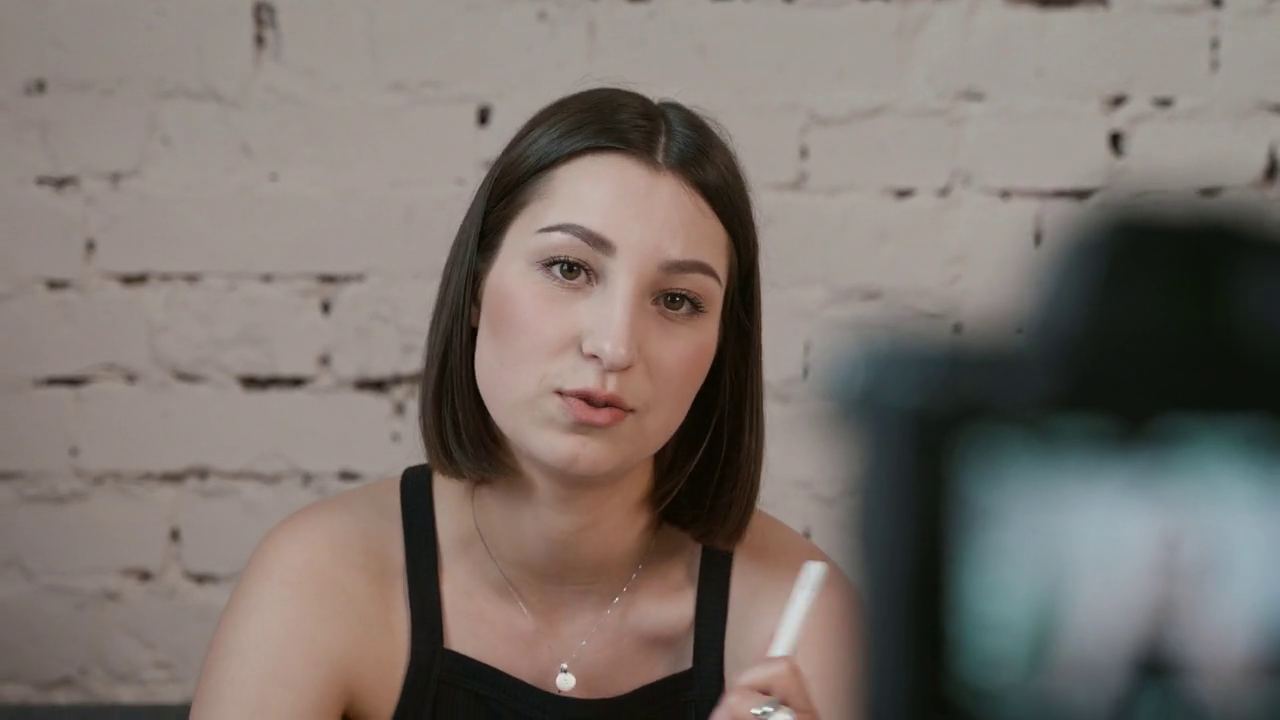
#> input picture frame 56 of B. Face Anonymizer/testVideo.mp4, 1280 x 720 px, given in place of the camera
$ python add_text_video.py
#> lines starting #> are read from the running program, lines starting #| are printed output that depends on the picture
import cv2
import os

import datetime
# read webcam
webcam = cv2.VideoCapture(0)
w = int(webcam.get(cv2.CAP_PROP_FRAME_WIDTH))
h = int(webcam.get(cv2.CAP_PROP_FRAME_HEIGHT))
print(w,h)

# modify
# webcam.set(3, 1000) # width
# webcam.set(4, 720) # height
# w_1 = webcam.get(3)
# h_1 = webcam.get(4)
# print(w_1,h_1)

# write
fourcc = cv2.VideoWriter_fourcc(*'XVID')
output_path = os.path.join('.','data','video_text.mp4')
out = cv2.VideoWriter(output_path, fourcc, 20.0,(w,h))
# visulize webcam
while (webcam.isOpened()):
    ret, frame = webcam.read()
#> frame is the input picture: shape (720, 1280, 3); mean B, G, R 108.6, 114.3, 122.8
    if ret:
        # grayscale
        gray = cv2.cvtColor(frame, cv2.COLOR_BGR2GRAY)
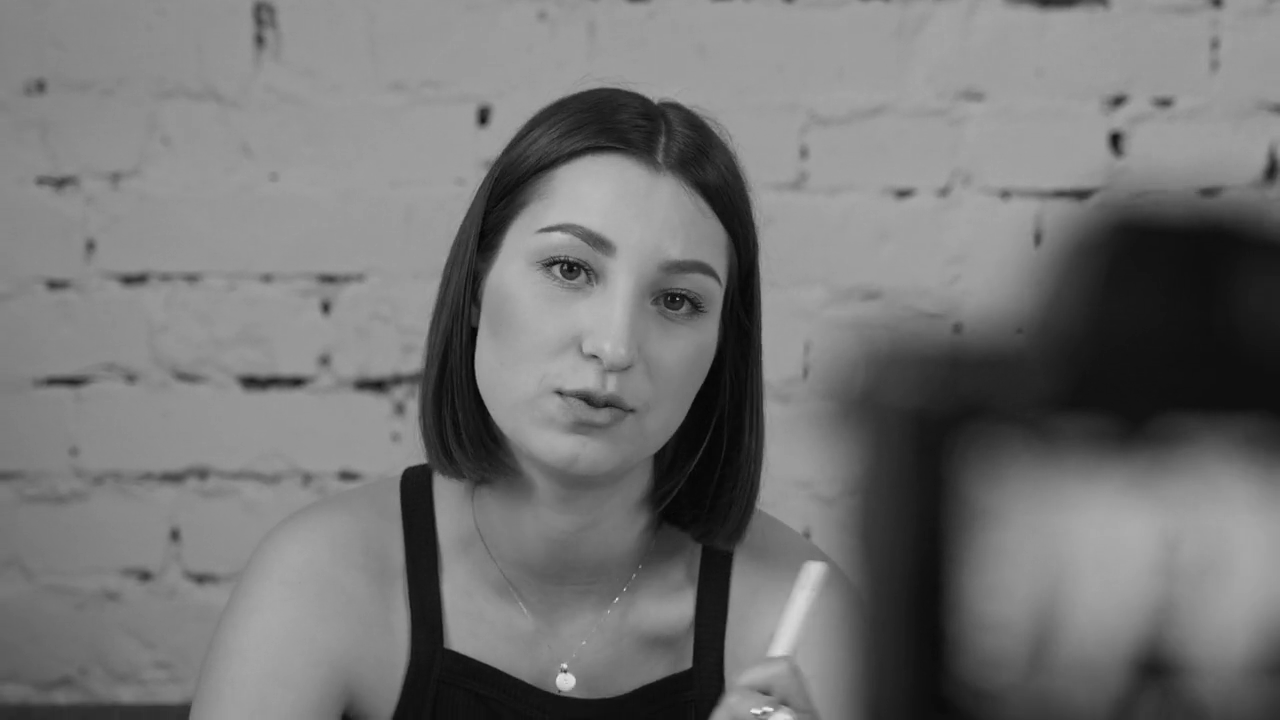
#> gray: shape (720, 1280); min 3, max 236, mean 116.1
        font = cv2.FONT_HERSHEY_SIMPLEX
        text = f"Width: {str(webcam.get(3))}, , Height: {str(webcam.get(4))}"
        datet = str(datetime.datetime.now())
        cv2.putText(frame, text, (10,100), font, 1, (0, 255,255), 2, cv2.LINE_AA)
        cv2.putText(frame, datet, (10,50), font, 1, (0, 255,255), 2, cv2.LINE_AA)
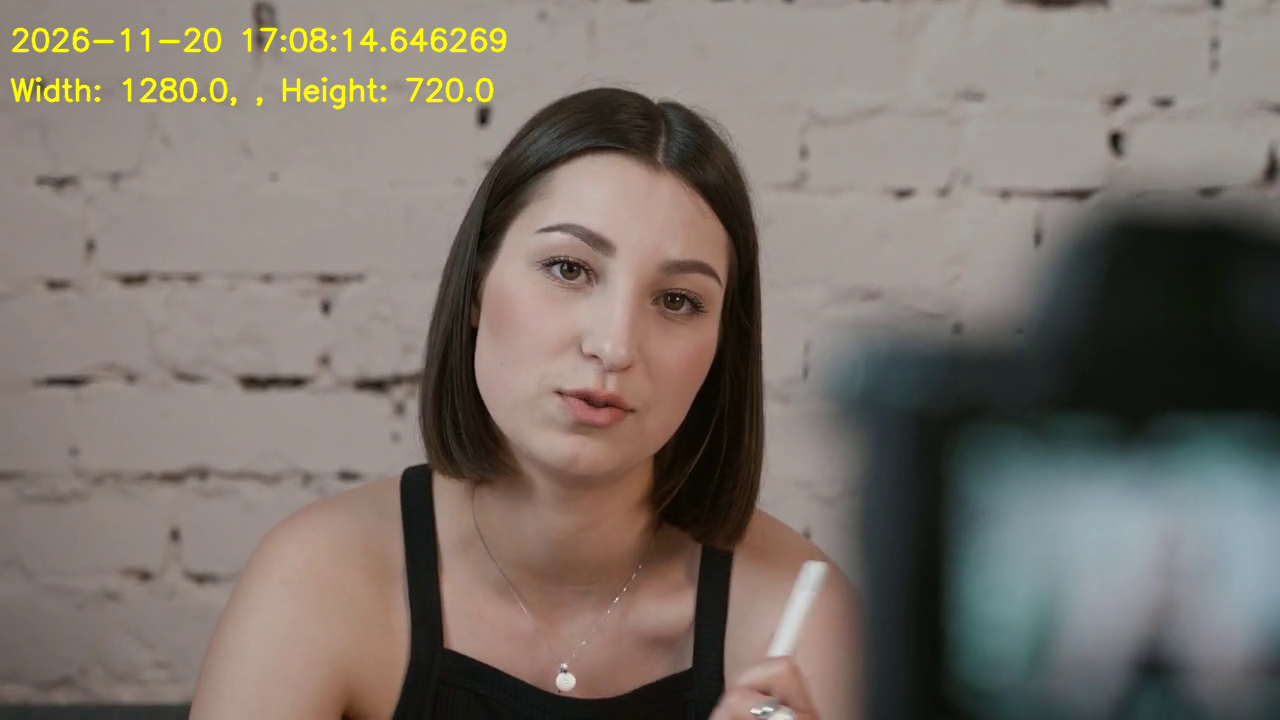
#> frame: shape (720, 1280, 3); mean B, G, R 107.5, 115.2, 123.6
        cv2.imshow('Webcam', frame)
        out.write(frame)
        if cv2.waitKey(1) & 0xFF == ord('q'):
#> (key q is pressed here)
            break

webcam.release()
cv2.destroyAllWindows()

$ run again, starting later in the video
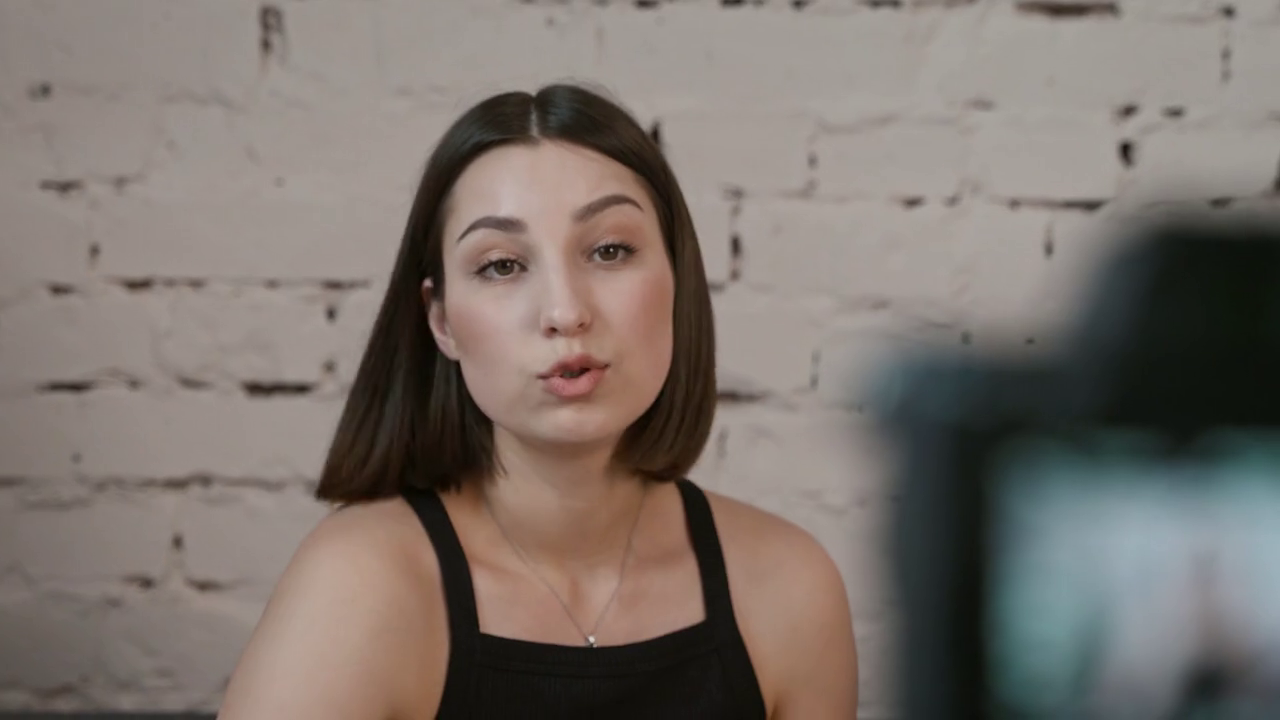
#> input picture frame 255 of B. Face Anonymizer/testVideo.mp4, 1280 x 720 px, given in place of the camera
#> frame is the input picture: shape (720, 1280, 3); mean B, G, R 107.9, 113.9, 123
#> `gray = cv2.cvtColor(frame, cv2.COLOR_BGR2GRAY)`:
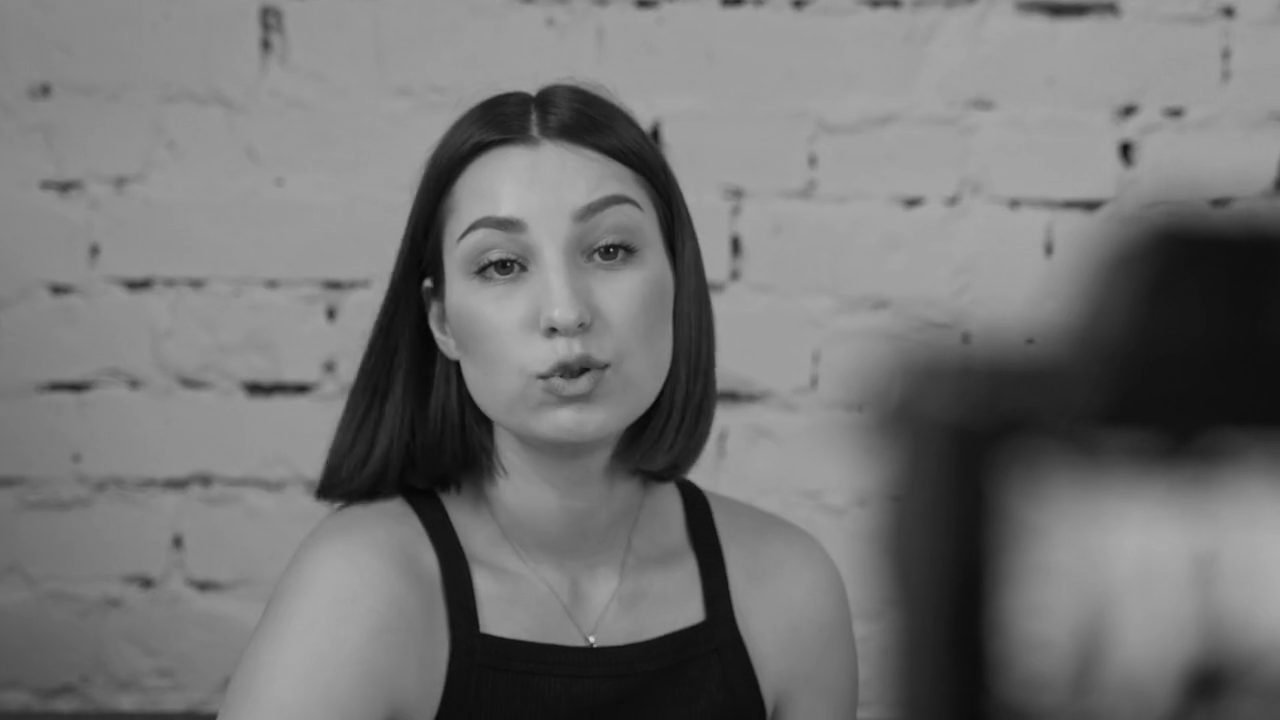
#> gray: shape (720, 1280); min 4, max 207, mean 115.9
#> `cv2.putText(frame, datet, (10,50), font, 1, (0, 255,255), 2, cv2.LINE_..`:
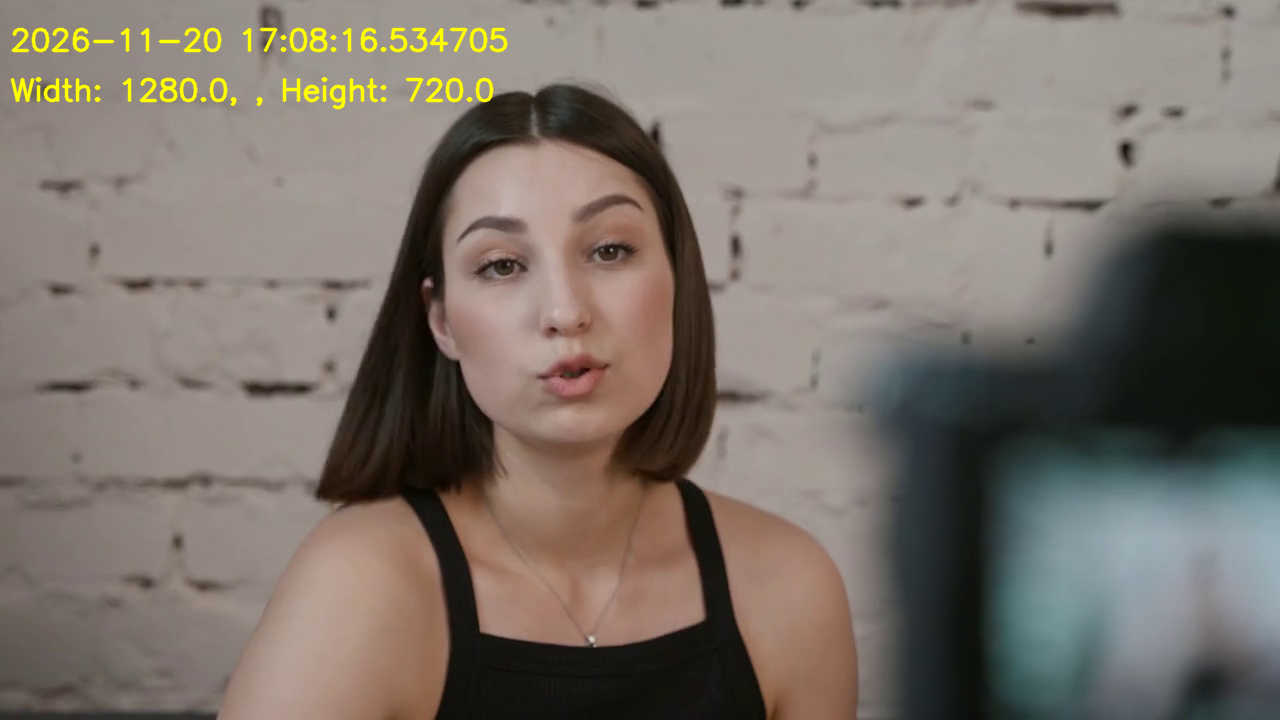
#> frame: shape (720, 1280, 3); mean B, G, R 106.8, 114.8, 123.8

$ run again, starting later in the video
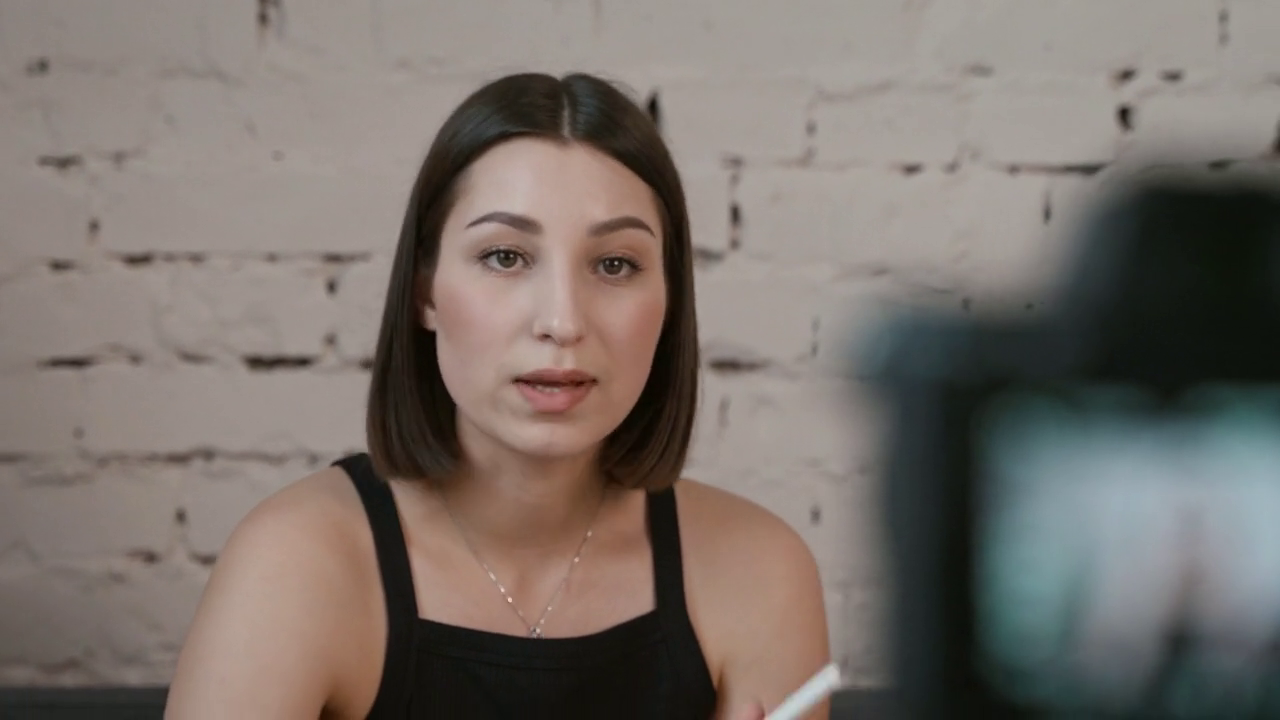
#> input picture frame 454 of B. Face Anonymizer/testVideo.mp4, 1280 x 720 px, given in place of the camera
#> frame is the input picture: shape (720, 1280, 3); mean B, G, R 105.9, 111.8, 120.3
#> `gray = cv2.cvtColor(frame, cv2.COLOR_BGR2GRAY)`:
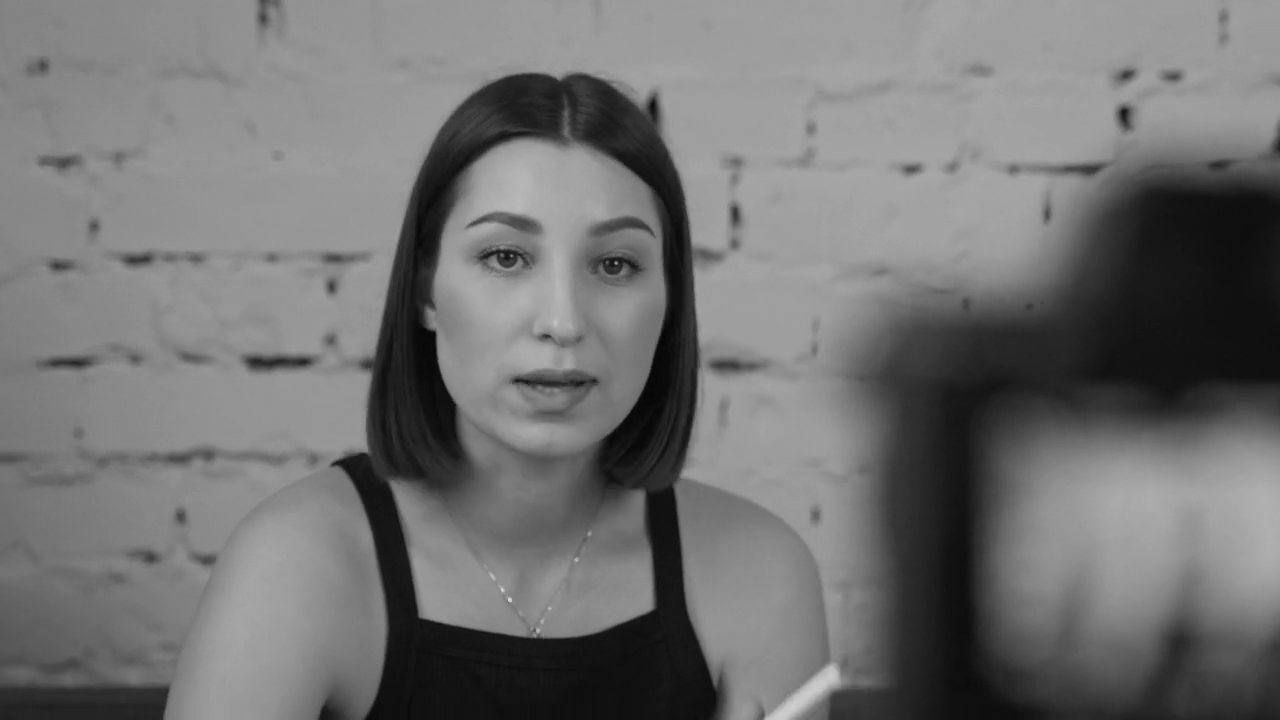
#> gray: shape (720, 1280); min 3, max 217, mean 113.6
#> `cv2.putText(frame, datet, (10,50), font, 1, (0, 255,255), 2, cv2.LINE_..`:
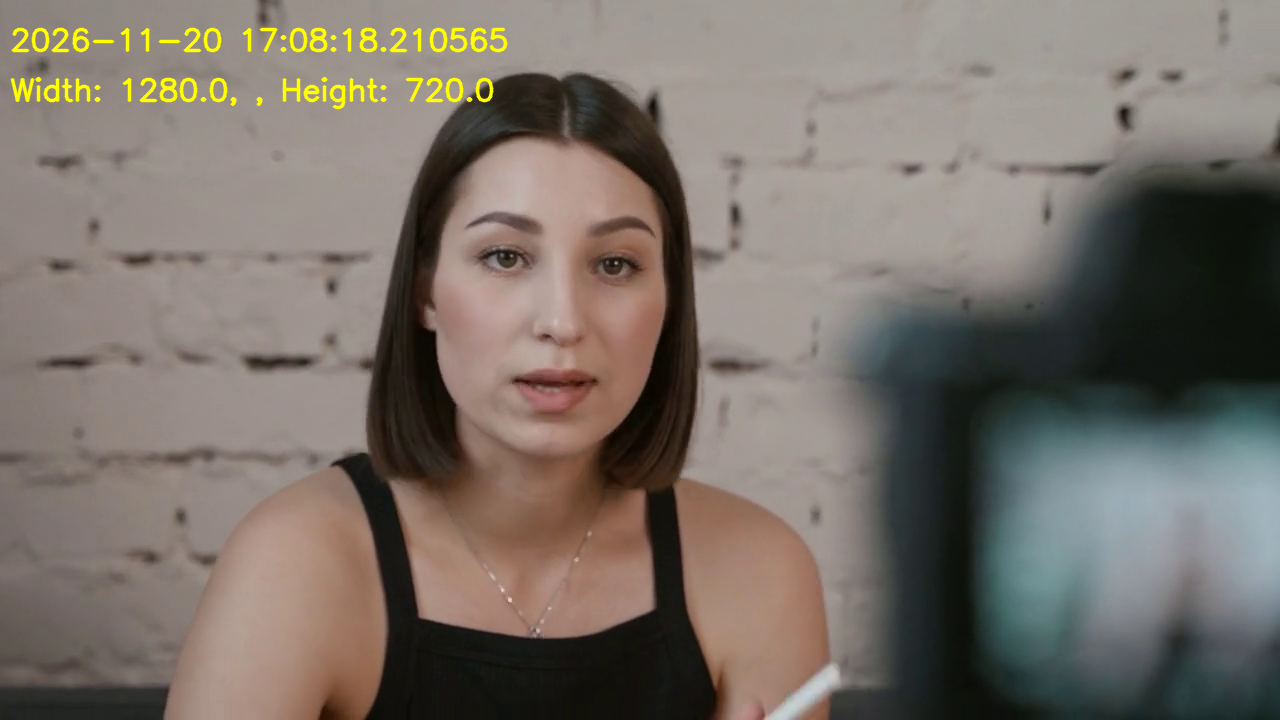
#> frame: shape (720, 1280, 3); mean B, G, R 104.8, 112.7, 121.2
